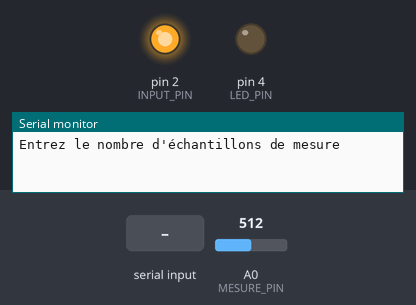
Bench run of a sketch on a simulated Arduino Uno, built with avr-gcc and run on an emulated ATmega328P. On the bench: output pins drawn as LEDs (lit = HIGH), the last lines printed to the serial monitor. Inputs (shaded band) come from the test bench; at power-on: A0 (MESURE_PIN) = 512.

Above: at 1.2 s.
1.3 s: "90,45\n" received over Serial
At 2.5 s:
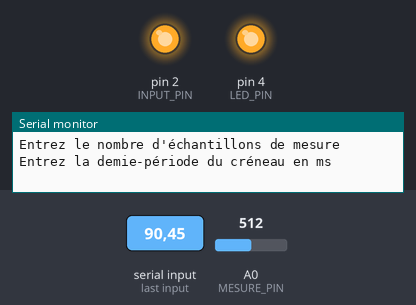
2.8 s: "80\n" received over Serial
At 2.81 s:
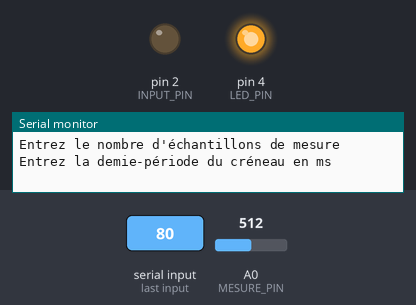
Timing chart, 0 to 10.3 s (numbered marks = the images above; inputs shaded):
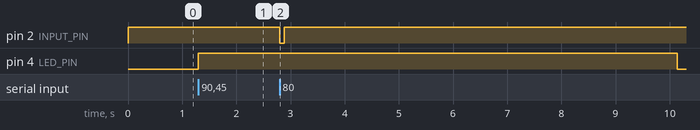

The sketch:

circuit_rc_auto.ino
```cpp
// Ce programme est réaliser pour fonctionner avec l'IDE Arduino/Tinkercad ou un programme Python.
// Programme pour mesurer automatiquement le temps caractéristique d'un circuit RC plusieurs fois de suite.
// Condition sur les composantes : l'échantillonnage ne peut se faire à moins de 0.4ms.
// Il est donc conseillé de ne pas chercher à mesurer un temps caractéristique inférieur à 10ms environ.

const int INPUT_PIN = 2;  // PIN simulant la tension d'entrée créneau
const int LED_PIN = 4;  // FAC. PIN pour la LED signalant que la communication est établie
const int MESURE_PIN = A0;  // PIN de mesure de uC

const long T_MAX = 1000;  // Demi-période maximale du créneau (1s)
const short N_MAX = 5000;  // Nombre maximal d'échantillon pour la mesure de tau

unsigned long time0;  // Sera le t0 correspondant au début du régime libre
unsigned long timem;  // Sera la mesure de temps
int n_ech;  // Sera le nombre d'échantillon à prendre
int duree;  // Sera la demi-période du créneau
float measure;  // Sera la mesure de tension
bool isPython = false;  // Pour adapter le programme à l'IDE Arduino et à un programme Python.

void setup()
{
  // On initialise la communication série
  Serial.begin(115200);
  // On initialise les broches
  pinMode(INPUT_PIN, OUTPUT);
  pinMode(LED_PIN, OUTPUT);
  digitalWrite(INPUT_PIN, HIGH); // On charge le condensateur
  digitalWrite(LED_PIN, LOW);
  Serial.println("Entrez le nombre d'échantillons de mesure");
}

void loop()
{
  if(Serial.available()){ // L'arduino a reçu des données par le port série
    digitalWrite(LED_PIN, HIGH);
    delay(100);  //Délai au cas où
    // Les lignes suivantes permettent de recevoir la demi-période du créneau et le nombre d'échantillon.
    // Il n'est pas nécessaire de comprendre les détails. La condition if sert à adapter la réception à l'IDE et à Python
    int type = Serial.peek();
    if(type == 80){  // Communication avec Python
      isPython = true;
      Serial.read();
      receive_int(n_ech);  // On récupère le nombre d'échantillons
      receive_int(duree);  // On récupère la demie-période
    } else {  // Communication avec IDE Arduino/TinkerCad
      n_ech = Serial.parseInt();  // On récupère le nombre d'échantillons
      while(Serial.available()){Serial.read();}  // On vide le buffer
      Serial.println("Entrez la demie-période du créneau en ms");
      while(Serial.available() == 0){};  // On attent une saisie dans le moniteur série de l'IDE
      duree = Serial.parseInt();  // On récupère la demie-période
      while(Serial.available()){Serial.read();}  // On vide le buffer
    }

    n_ech = min(n_ech, N_MAX);
    duree = min(duree, T_MAX);
    if(n_ech > 0 and duree >0){
      long duree_2 = 1000 * (long) duree;  // On passe la durée en microsecondes pour plus de précisions
      for(int n=0; n<n_ech; n++){  // On va réaliser les n_ech échantillons
        measure = analogRead(MESURE_PIN);  // Mesure de la tension du condensateur chargé
        measure = (float) analogRead(MESURE_PIN) * 37 / 100; // On calcule les 37%
        digitalWrite(INPUT_PIN, LOW);  // On passe en régime libre.
        time0 = micros();  // Mesure de t0
        while(((float)analogRead(MESURE_PIN) - measure > 0) && timem < duree_2){ // On attend d'atteindre les 37%
          // Une étude expérimentale montre que les mesures de tensions où lien environ toutes les 0.3 à 0.4 ms
          timem = micros() - time0;
        }
        if(isPython){
          Serial.write((uint8_t*)&timem,2);  // Envoi du temps mesuré si programme Python
        } else {
          Serial.print(timem);  // Envoi du temps mesuré si IDE Arduino
          Serial.print(',');
        }
        digitalWrite(INPUT_PIN, HIGH);  // On recharge le condensateur
        delay(duree_2/1000);  // On attend que le condensateur est bien chargé.
      }
    } else {
      if(isPython){Serial.println('A');}
      else {Serial.println("Erreur dans les paramètres");}
    }
    digitalWrite(LED_PIN, LOW);
    if(!isPython){Serial.println("Entrez le nombre d'échantillons de mesure");}
  }
}

void receive_int(int &ampl){ // Programme qui permet de recevoir un nombre entier depuis le programme Python
  char *c;
  c = (char *)&ampl;
  while (Serial.available()==0) {};
  *(c+1)=Serial.read();
  while (Serial.available()==0) {};
  *c=Serial.read();
}
```

Measured:
- after the input at 1.3 s, pin 4 (LED_PIN): LOW → HIGH at once
- after the input at 2.8 s, pin 2 (INPUT_PIN): HIGH → LOW at once, → HIGH 0.08 s later; pin 4 (LED_PIN): HIGH → LOW after 7.3 s
